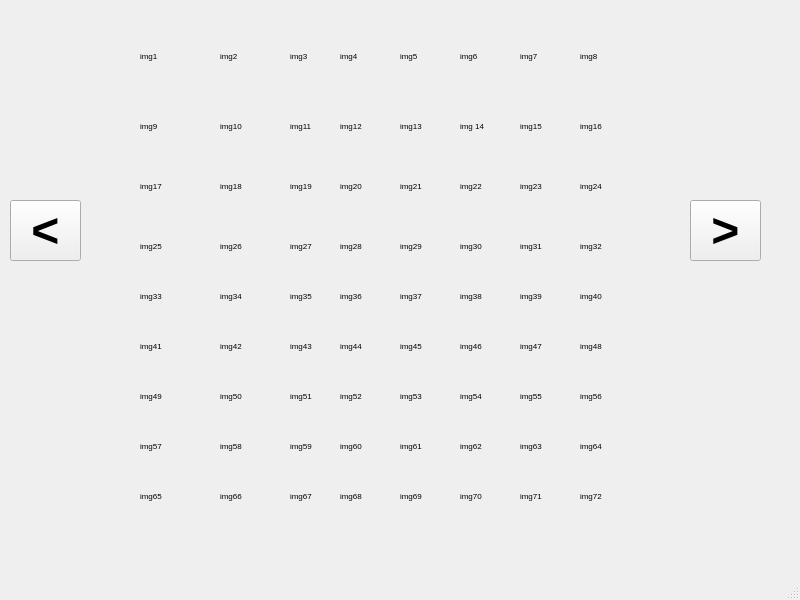
<?xml version="1.0" encoding="UTF-8"?>
<ui version="4.0">
 <class>MainWindow</class>
 <widget class="QMainWindow" name="MainWindow">
  <property name="geometry">
   <rect>
    <x>0</x>
    <y>0</y>
    <width>800</width>
    <height>600</height>
   </rect>
  </property>
  <property name="windowTitle">
   <string>MainWindow</string>
  </property>
  <widget class="QWidget" name="centralwidget">
   <widget class="QPushButton" name="btnLeft">
    <property name="geometry">
     <rect>
      <x>10</x>
      <y>200</y>
      <width>71</width>
      <height>61</height>
     </rect>
    </property>
    <property name="font">
     <font>
      <pointsize>36</pointsize>
      <weight>75</weight>
      <bold>true</bold>
     </font>
    </property>
    <property name="text">
     <string>&lt;</string>
    </property>
   </widget>
   <widget class="QPushButton" name="btnRight">
    <property name="geometry">
     <rect>
      <x>690</x>
      <y>200</y>
      <width>71</width>
      <height>61</height>
     </rect>
    </property>
    <property name="font">
     <font>
      <pointsize>36</pointsize>
      <weight>75</weight>
      <bold>true</bold>
     </font>
    </property>
    <property name="text">
     <string>&gt;</string>
    </property>
   </widget>
   <widget class="QLabel" name="img1">
    <property name="geometry">
     <rect>
      <x>140</x>
      <y>40</y>
      <width>31</width>
      <height>31</height>
     </rect>
    </property>
    <property name="font">
     <font>
      <pointsize>6</pointsize>
     </font>
    </property>
    <property name="text">
     <string>img1</string>
    </property>
   </widget>
   <widget class="QLabel" name="img2">
    <property name="geometry">
     <rect>
      <x>220</x>
      <y>40</y>
      <width>31</width>
      <height>31</height>
     </rect>
    </property>
    <property name="font">
     <font>
      <pointsize>6</pointsize>
     </font>
    </property>
    <property name="text">
     <string>img2</string>
    </property>
   </widget>
   <widget class="QLabel" name="img3">
    <property name="geometry">
     <rect>
      <x>290</x>
      <y>40</y>
      <width>31</width>
      <height>31</height>
     </rect>
    </property>
    <property name="font">
     <font>
      <pointsize>6</pointsize>
     </font>
    </property>
    <property name="text">
     <string>img3</string>
    </property>
   </widget>
   <widget class="QLabel" name="img4">
    <property name="geometry">
     <rect>
      <x>340</x>
      <y>40</y>
      <width>31</width>
      <height>31</height>
     </rect>
    </property>
    <property name="font">
     <font>
      <pointsize>6</pointsize>
     </font>
    </property>
    <property name="text">
     <string>img4</string>
    </property>
   </widget>
   <widget class="QLabel" name="img6">
    <property name="geometry">
     <rect>
      <x>460</x>
      <y>40</y>
      <width>31</width>
      <height>31</height>
     </rect>
    </property>
    <property name="font">
     <font>
      <pointsize>6</pointsize>
     </font>
    </property>
    <property name="text">
     <string>img6</string>
    </property>
   </widget>
   <widget class="QLabel" name="img8">
    <property name="geometry">
     <rect>
      <x>580</x>
      <y>40</y>
      <width>31</width>
      <height>31</height>
     </rect>
    </property>
    <property name="font">
     <font>
      <pointsize>6</pointsize>
     </font>
    </property>
    <property name="text">
     <string>img8</string>
    </property>
   </widget>
   <widget class="QLabel" name="img5">
    <property name="geometry">
     <rect>
      <x>400</x>
      <y>40</y>
      <width>31</width>
      <height>31</height>
     </rect>
    </property>
    <property name="font">
     <font>
      <pointsize>6</pointsize>
     </font>
    </property>
    <property name="text">
     <string>img5</string>
    </property>
   </widget>
   <widget class="QLabel" name="img7">
    <property name="geometry">
     <rect>
      <x>520</x>
      <y>40</y>
      <width>31</width>
      <height>31</height>
     </rect>
    </property>
    <property name="font">
     <font>
      <pointsize>6</pointsize>
     </font>
    </property>
    <property name="text">
     <string>img7</string>
    </property>
   </widget>
   <widget class="QLabel" name="img10">
    <property name="geometry">
     <rect>
      <x>220</x>
      <y>110</y>
      <width>31</width>
      <height>31</height>
     </rect>
    </property>
    <property name="font">
     <font>
      <pointsize>6</pointsize>
     </font>
    </property>
    <property name="text">
     <string>img10</string>
    </property>
   </widget>
   <widget class="QLabel" name="img12">
    <property name="geometry">
     <rect>
      <x>340</x>
      <y>110</y>
      <width>31</width>
      <height>31</height>
     </rect>
    </property>
    <property name="font">
     <font>
      <pointsize>6</pointsize>
     </font>
    </property>
    <property name="text">
     <string>img12</string>
    </property>
   </widget>
   <widget class="QLabel" name="img16">
    <property name="geometry">
     <rect>
      <x>580</x>
      <y>110</y>
      <width>31</width>
      <height>31</height>
     </rect>
    </property>
    <property name="font">
     <font>
      <pointsize>6</pointsize>
     </font>
    </property>
    <property name="text">
     <string>img16</string>
    </property>
   </widget>
   <widget class="QLabel" name="img13">
    <property name="geometry">
     <rect>
      <x>400</x>
      <y>110</y>
      <width>31</width>
      <height>31</height>
     </rect>
    </property>
    <property name="font">
     <font>
      <pointsize>6</pointsize>
     </font>
    </property>
    <property name="text">
     <string>img13</string>
    </property>
   </widget>
   <widget class="QLabel" name="img9">
    <property name="geometry">
     <rect>
      <x>140</x>
      <y>110</y>
      <width>31</width>
      <height>31</height>
     </rect>
    </property>
    <property name="font">
     <font>
      <pointsize>6</pointsize>
     </font>
    </property>
    <property name="text">
     <string>img9</string>
    </property>
   </widget>
   <widget class="QLabel" name="img11">
    <property name="geometry">
     <rect>
      <x>290</x>
      <y>110</y>
      <width>31</width>
      <height>31</height>
     </rect>
    </property>
    <property name="font">
     <font>
      <pointsize>6</pointsize>
     </font>
    </property>
    <property name="text">
     <string>img11</string>
    </property>
   </widget>
   <widget class="QLabel" name="img14">
    <property name="geometry">
     <rect>
      <x>460</x>
      <y>110</y>
      <width>31</width>
      <height>31</height>
     </rect>
    </property>
    <property name="font">
     <font>
      <pointsize>6</pointsize>
     </font>
    </property>
    <property name="text">
     <string>img 14</string>
    </property>
   </widget>
   <widget class="QLabel" name="img15">
    <property name="geometry">
     <rect>
      <x>520</x>
      <y>110</y>
      <width>31</width>
      <height>31</height>
     </rect>
    </property>
    <property name="font">
     <font>
      <pointsize>6</pointsize>
     </font>
    </property>
    <property name="text">
     <string>img15</string>
    </property>
   </widget>
   <widget class="QLabel" name="img24">
    <property name="geometry">
     <rect>
      <x>580</x>
      <y>170</y>
      <width>31</width>
      <height>31</height>
     </rect>
    </property>
    <property name="font">
     <font>
      <pointsize>6</pointsize>
     </font>
    </property>
    <property name="text">
     <string>img24</string>
    </property>
   </widget>
   <widget class="QLabel" name="img18">
    <property name="geometry">
     <rect>
      <x>220</x>
      <y>170</y>
      <width>31</width>
      <height>31</height>
     </rect>
    </property>
    <property name="font">
     <font>
      <pointsize>6</pointsize>
     </font>
    </property>
    <property name="text">
     <string>img18</string>
    </property>
   </widget>
   <widget class="QLabel" name="img22">
    <property name="geometry">
     <rect>
      <x>460</x>
      <y>170</y>
      <width>31</width>
      <height>31</height>
     </rect>
    </property>
    <property name="font">
     <font>
      <pointsize>6</pointsize>
     </font>
    </property>
    <property name="text">
     <string>img22</string>
    </property>
   </widget>
   <widget class="QLabel" name="img17">
    <property name="geometry">
     <rect>
      <x>140</x>
      <y>170</y>
      <width>31</width>
      <height>31</height>
     </rect>
    </property>
    <property name="font">
     <font>
      <pointsize>6</pointsize>
     </font>
    </property>
    <property name="text">
     <string>img17</string>
    </property>
   </widget>
   <widget class="QLabel" name="img20">
    <property name="geometry">
     <rect>
      <x>340</x>
      <y>170</y>
      <width>31</width>
      <height>31</height>
     </rect>
    </property>
    <property name="font">
     <font>
      <pointsize>6</pointsize>
     </font>
    </property>
    <property name="text">
     <string>img20</string>
    </property>
   </widget>
   <widget class="QLabel" name="img19">
    <property name="geometry">
     <rect>
      <x>290</x>
      <y>170</y>
      <width>31</width>
      <height>31</height>
     </rect>
    </property>
    <property name="font">
     <font>
      <pointsize>6</pointsize>
     </font>
    </property>
    <property name="text">
     <string>img19</string>
    </property>
   </widget>
   <widget class="QLabel" name="img21">
    <property name="geometry">
     <rect>
      <x>400</x>
      <y>170</y>
      <width>31</width>
      <height>31</height>
     </rect>
    </property>
    <property name="font">
     <font>
      <pointsize>6</pointsize>
     </font>
    </property>
    <property name="text">
     <string>img21</string>
    </property>
   </widget>
   <widget class="QLabel" name="img23">
    <property name="geometry">
     <rect>
      <x>520</x>
      <y>170</y>
      <width>31</width>
      <height>31</height>
     </rect>
    </property>
    <property name="font">
     <font>
      <pointsize>6</pointsize>
     </font>
    </property>
    <property name="text">
     <string>img23</string>
    </property>
   </widget>
   <widget class="QLabel" name="img30">
    <property name="geometry">
     <rect>
      <x>460</x>
      <y>230</y>
      <width>31</width>
      <height>31</height>
     </rect>
    </property>
    <property name="font">
     <font>
      <pointsize>6</pointsize>
     </font>
    </property>
    <property name="text">
     <string>img30</string>
    </property>
   </widget>
   <widget class="QLabel" name="img27">
    <property name="geometry">
     <rect>
      <x>290</x>
      <y>230</y>
      <width>31</width>
      <height>31</height>
     </rect>
    </property>
    <property name="font">
     <font>
      <pointsize>6</pointsize>
     </font>
    </property>
    <property name="text">
     <string>img27</string>
    </property>
   </widget>
   <widget class="QLabel" name="img26">
    <property name="geometry">
     <rect>
      <x>220</x>
      <y>230</y>
      <width>31</width>
      <height>31</height>
     </rect>
    </property>
    <property name="font">
     <font>
      <pointsize>6</pointsize>
     </font>
    </property>
    <property name="text">
     <string>img26</string>
    </property>
   </widget>
   <widget class="QLabel" name="img28">
    <property name="geometry">
     <rect>
      <x>340</x>
      <y>230</y>
      <width>31</width>
      <height>31</height>
     </rect>
    </property>
    <property name="font">
     <font>
      <pointsize>6</pointsize>
     </font>
    </property>
    <property name="text">
     <string>img28</string>
    </property>
   </widget>
   <widget class="QLabel" name="img31">
    <property name="geometry">
     <rect>
      <x>520</x>
      <y>230</y>
      <width>31</width>
      <height>31</height>
     </rect>
    </property>
    <property name="font">
     <font>
      <pointsize>6</pointsize>
     </font>
    </property>
    <property name="text">
     <string>img31</string>
    </property>
   </widget>
   <widget class="QLabel" name="img29">
    <property name="geometry">
     <rect>
      <x>400</x>
      <y>230</y>
      <width>31</width>
      <height>31</height>
     </rect>
    </property>
    <property name="font">
     <font>
      <pointsize>6</pointsize>
     </font>
    </property>
    <property name="text">
     <string>img29</string>
    </property>
   </widget>
   <widget class="QLabel" name="img32">
    <property name="geometry">
     <rect>
      <x>580</x>
      <y>230</y>
      <width>31</width>
      <height>31</height>
     </rect>
    </property>
    <property name="font">
     <font>
      <pointsize>6</pointsize>
     </font>
    </property>
    <property name="text">
     <string>img32</string>
    </property>
   </widget>
   <widget class="QLabel" name="img25">
    <property name="geometry">
     <rect>
      <x>140</x>
      <y>230</y>
      <width>31</width>
      <height>31</height>
     </rect>
    </property>
    <property name="font">
     <font>
      <pointsize>6</pointsize>
     </font>
    </property>
    <property name="text">
     <string>img25</string>
    </property>
   </widget>
   <widget class="QLabel" name="img38">
    <property name="geometry">
     <rect>
      <x>460</x>
      <y>280</y>
      <width>31</width>
      <height>31</height>
     </rect>
    </property>
    <property name="font">
     <font>
      <pointsize>6</pointsize>
     </font>
    </property>
    <property name="text">
     <string>img38</string>
    </property>
   </widget>
   <widget class="QLabel" name="img35">
    <property name="geometry">
     <rect>
      <x>290</x>
      <y>280</y>
      <width>31</width>
      <height>31</height>
     </rect>
    </property>
    <property name="font">
     <font>
      <pointsize>6</pointsize>
     </font>
    </property>
    <property name="text">
     <string>img35</string>
    </property>
   </widget>
   <widget class="QLabel" name="img37">
    <property name="geometry">
     <rect>
      <x>400</x>
      <y>280</y>
      <width>31</width>
      <height>31</height>
     </rect>
    </property>
    <property name="font">
     <font>
      <pointsize>6</pointsize>
     </font>
    </property>
    <property name="text">
     <string>img37</string>
    </property>
   </widget>
   <widget class="QLabel" name="img34">
    <property name="geometry">
     <rect>
      <x>220</x>
      <y>280</y>
      <width>31</width>
      <height>31</height>
     </rect>
    </property>
    <property name="font">
     <font>
      <pointsize>6</pointsize>
     </font>
    </property>
    <property name="text">
     <string>img34</string>
    </property>
   </widget>
   <widget class="QLabel" name="img39">
    <property name="geometry">
     <rect>
      <x>520</x>
      <y>280</y>
      <width>31</width>
      <height>31</height>
     </rect>
    </property>
    <property name="font">
     <font>
      <pointsize>6</pointsize>
     </font>
    </property>
    <property name="text">
     <string>img39</string>
    </property>
   </widget>
   <widget class="QLabel" name="img33">
    <property name="geometry">
     <rect>
      <x>140</x>
      <y>280</y>
      <width>31</width>
      <height>31</height>
     </rect>
    </property>
    <property name="font">
     <font>
      <pointsize>6</pointsize>
     </font>
    </property>
    <property name="text">
     <string>img33</string>
    </property>
   </widget>
   <widget class="QLabel" name="img36">
    <property name="geometry">
     <rect>
      <x>340</x>
      <y>280</y>
      <width>31</width>
      <height>31</height>
     </rect>
    </property>
    <property name="font">
     <font>
      <pointsize>6</pointsize>
     </font>
    </property>
    <property name="text">
     <string>img36</string>
    </property>
   </widget>
   <widget class="QLabel" name="img40">
    <property name="geometry">
     <rect>
      <x>580</x>
      <y>280</y>
      <width>31</width>
      <height>31</height>
     </rect>
    </property>
    <property name="font">
     <font>
      <pointsize>6</pointsize>
     </font>
    </property>
    <property name="text">
     <string>img40</string>
    </property>
   </widget>
   <widget class="QLabel" name="img46">
    <property name="geometry">
     <rect>
      <x>460</x>
      <y>330</y>
      <width>31</width>
      <height>31</height>
     </rect>
    </property>
    <property name="font">
     <font>
      <pointsize>6</pointsize>
     </font>
    </property>
    <property name="text">
     <string>img46</string>
    </property>
   </widget>
   <widget class="QLabel" name="img48">
    <property name="geometry">
     <rect>
      <x>580</x>
      <y>330</y>
      <width>31</width>
      <height>31</height>
     </rect>
    </property>
    <property name="font">
     <font>
      <pointsize>6</pointsize>
     </font>
    </property>
    <property name="text">
     <string>img48</string>
    </property>
   </widget>
   <widget class="QLabel" name="img45">
    <property name="geometry">
     <rect>
      <x>400</x>
      <y>330</y>
      <width>31</width>
      <height>31</height>
     </rect>
    </property>
    <property name="font">
     <font>
      <pointsize>6</pointsize>
     </font>
    </property>
    <property name="text">
     <string>img45</string>
    </property>
   </widget>
   <widget class="QLabel" name="img43">
    <property name="geometry">
     <rect>
      <x>290</x>
      <y>330</y>
      <width>31</width>
      <height>31</height>
     </rect>
    </property>
    <property name="font">
     <font>
      <pointsize>6</pointsize>
     </font>
    </property>
    <property name="text">
     <string>img43</string>
    </property>
   </widget>
   <widget class="QLabel" name="img42">
    <property name="geometry">
     <rect>
      <x>220</x>
      <y>330</y>
      <width>31</width>
      <height>31</height>
     </rect>
    </property>
    <property name="font">
     <font>
      <pointsize>6</pointsize>
     </font>
    </property>
    <property name="text">
     <string>img42</string>
    </property>
   </widget>
   <widget class="QLabel" name="img47">
    <property name="geometry">
     <rect>
      <x>520</x>
      <y>330</y>
      <width>31</width>
      <height>31</height>
     </rect>
    </property>
    <property name="font">
     <font>
      <pointsize>6</pointsize>
     </font>
    </property>
    <property name="text">
     <string>img47</string>
    </property>
   </widget>
   <widget class="QLabel" name="img41">
    <property name="geometry">
     <rect>
      <x>140</x>
      <y>330</y>
      <width>31</width>
      <height>31</height>
     </rect>
    </property>
    <property name="font">
     <font>
      <pointsize>6</pointsize>
     </font>
    </property>
    <property name="text">
     <string>img41</string>
    </property>
   </widget>
   <widget class="QLabel" name="img44">
    <property name="geometry">
     <rect>
      <x>340</x>
      <y>330</y>
      <width>31</width>
      <height>31</height>
     </rect>
    </property>
    <property name="font">
     <font>
      <pointsize>6</pointsize>
     </font>
    </property>
    <property name="text">
     <string>img44</string>
    </property>
   </widget>
   <widget class="QLabel" name="img56">
    <property name="geometry">
     <rect>
      <x>580</x>
      <y>380</y>
      <width>31</width>
      <height>31</height>
     </rect>
    </property>
    <property name="font">
     <font>
      <pointsize>6</pointsize>
     </font>
    </property>
    <property name="text">
     <string>img56</string>
    </property>
   </widget>
   <widget class="QLabel" name="img49">
    <property name="geometry">
     <rect>
      <x>140</x>
      <y>380</y>
      <width>31</width>
      <height>31</height>
     </rect>
    </property>
    <property name="font">
     <font>
      <pointsize>6</pointsize>
     </font>
    </property>
    <property name="text">
     <string>img49</string>
    </property>
   </widget>
   <widget class="QLabel" name="img52">
    <property name="geometry">
     <rect>
      <x>340</x>
      <y>380</y>
      <width>31</width>
      <height>31</height>
     </rect>
    </property>
    <property name="font">
     <font>
      <pointsize>6</pointsize>
     </font>
    </property>
    <property name="text">
     <string>img52</string>
    </property>
   </widget>
   <widget class="QLabel" name="img54">
    <property name="geometry">
     <rect>
      <x>460</x>
      <y>380</y>
      <width>31</width>
      <height>31</height>
     </rect>
    </property>
    <property name="font">
     <font>
      <pointsize>6</pointsize>
     </font>
    </property>
    <property name="text">
     <string>img54</string>
    </property>
   </widget>
   <widget class="QLabel" name="img51">
    <property name="geometry">
     <rect>
      <x>290</x>
      <y>380</y>
      <width>31</width>
      <height>31</height>
     </rect>
    </property>
    <property name="font">
     <font>
      <pointsize>6</pointsize>
     </font>
    </property>
    <property name="text">
     <string>img51</string>
    </property>
   </widget>
   <widget class="QLabel" name="img50">
    <property name="geometry">
     <rect>
      <x>220</x>
      <y>380</y>
      <width>31</width>
      <height>31</height>
     </rect>
    </property>
    <property name="font">
     <font>
      <pointsize>6</pointsize>
     </font>
    </property>
    <property name="text">
     <string>img50</string>
    </property>
   </widget>
   <widget class="QLabel" name="img55">
    <property name="geometry">
     <rect>
      <x>520</x>
      <y>380</y>
      <width>31</width>
      <height>31</height>
     </rect>
    </property>
    <property name="font">
     <font>
      <pointsize>6</pointsize>
     </font>
    </property>
    <property name="text">
     <string>img55</string>
    </property>
   </widget>
   <widget class="QLabel" name="img53">
    <property name="geometry">
     <rect>
      <x>400</x>
      <y>380</y>
      <width>31</width>
      <height>31</height>
     </rect>
    </property>
    <property name="font">
     <font>
      <pointsize>6</pointsize>
     </font>
    </property>
    <property name="text">
     <string>img53</string>
    </property>
   </widget>
   <widget class="QLabel" name="img64">
    <property name="geometry">
     <rect>
      <x>580</x>
      <y>430</y>
      <width>31</width>
      <height>31</height>
     </rect>
    </property>
    <property name="font">
     <font>
      <pointsize>6</pointsize>
     </font>
    </property>
    <property name="text">
     <string>img64</string>
    </property>
   </widget>
   <widget class="QLabel" name="img63">
    <property name="geometry">
     <rect>
      <x>520</x>
      <y>430</y>
      <width>31</width>
      <height>31</height>
     </rect>
    </property>
    <property name="font">
     <font>
      <pointsize>6</pointsize>
     </font>
    </property>
    <property name="text">
     <string>img63</string>
    </property>
   </widget>
   <widget class="QLabel" name="img58">
    <property name="geometry">
     <rect>
      <x>220</x>
      <y>430</y>
      <width>31</width>
      <height>31</height>
     </rect>
    </property>
    <property name="font">
     <font>
      <pointsize>6</pointsize>
     </font>
    </property>
    <property name="text">
     <string>img58</string>
    </property>
   </widget>
   <widget class="QLabel" name="img62">
    <property name="geometry">
     <rect>
      <x>460</x>
      <y>430</y>
      <width>31</width>
      <height>31</height>
     </rect>
    </property>
    <property name="font">
     <font>
      <pointsize>6</pointsize>
     </font>
    </property>
    <property name="text">
     <string>img62</string>
    </property>
   </widget>
   <widget class="QLabel" name="img60">
    <property name="geometry">
     <rect>
      <x>340</x>
      <y>430</y>
      <width>31</width>
      <height>31</height>
     </rect>
    </property>
    <property name="font">
     <font>
      <pointsize>6</pointsize>
     </font>
    </property>
    <property name="text">
     <string>img60</string>
    </property>
   </widget>
   <widget class="QLabel" name="img61">
    <property name="geometry">
     <rect>
      <x>400</x>
      <y>430</y>
      <width>31</width>
      <height>31</height>
     </rect>
    </property>
    <property name="font">
     <font>
      <pointsize>6</pointsize>
     </font>
    </property>
    <property name="text">
     <string>img61</string>
    </property>
   </widget>
   <widget class="QLabel" name="img57">
    <property name="geometry">
     <rect>
      <x>140</x>
      <y>430</y>
      <width>31</width>
      <height>31</height>
     </rect>
    </property>
    <property name="font">
     <font>
      <pointsize>6</pointsize>
     </font>
    </property>
    <property name="text">
     <string>img57</string>
    </property>
   </widget>
   <widget class="QLabel" name="img59">
    <property name="geometry">
     <rect>
      <x>290</x>
      <y>430</y>
      <width>31</width>
      <height>31</height>
     </rect>
    </property>
    <property name="font">
     <font>
      <pointsize>6</pointsize>
     </font>
    </property>
    <property name="text">
     <string>img59</string>
    </property>
   </widget>
   <widget class="QLabel" name="img67">
    <property name="geometry">
     <rect>
      <x>290</x>
      <y>480</y>
      <width>31</width>
      <height>31</height>
     </rect>
    </property>
    <property name="font">
     <font>
      <pointsize>6</pointsize>
     </font>
    </property>
    <property name="text">
     <string>img67</string>
    </property>
   </widget>
   <widget class="QLabel" name="img72">
    <property name="geometry">
     <rect>
      <x>580</x>
      <y>480</y>
      <width>31</width>
      <height>31</height>
     </rect>
    </property>
    <property name="font">
     <font>
      <pointsize>6</pointsize>
     </font>
    </property>
    <property name="text">
     <string>img72</string>
    </property>
   </widget>
   <widget class="QLabel" name="img70">
    <property name="geometry">
     <rect>
      <x>460</x>
      <y>480</y>
      <width>31</width>
      <height>31</height>
     </rect>
    </property>
    <property name="font">
     <font>
      <pointsize>6</pointsize>
     </font>
    </property>
    <property name="text">
     <string>img70</string>
    </property>
   </widget>
   <widget class="QLabel" name="img71">
    <property name="geometry">
     <rect>
      <x>520</x>
      <y>480</y>
      <width>31</width>
      <height>31</height>
     </rect>
    </property>
    <property name="font">
     <font>
      <pointsize>6</pointsize>
     </font>
    </property>
    <property name="text">
     <string>img71</string>
    </property>
   </widget>
   <widget class="QLabel" name="img66">
    <property name="geometry">
     <rect>
      <x>220</x>
      <y>480</y>
      <width>31</width>
      <height>31</height>
     </rect>
    </property>
    <property name="font">
     <font>
      <pointsize>6</pointsize>
     </font>
    </property>
    <property name="text">
     <string>img66</string>
    </property>
   </widget>
   <widget class="QLabel" name="img69">
    <property name="geometry">
     <rect>
      <x>400</x>
      <y>480</y>
      <width>31</width>
      <height>31</height>
     </rect>
    </property>
    <property name="font">
     <font>
      <pointsize>6</pointsize>
     </font>
    </property>
    <property name="text">
     <string>img69</string>
    </property>
   </widget>
   <widget class="QLabel" name="img68">
    <property name="geometry">
     <rect>
      <x>340</x>
      <y>480</y>
      <width>31</width>
      <height>31</height>
     </rect>
    </property>
    <property name="font">
     <font>
      <pointsize>6</pointsize>
     </font>
    </property>
    <property name="text">
     <string>img68</string>
    </property>
   </widget>
   <widget class="QLabel" name="img65">
    <property name="geometry">
     <rect>
      <x>140</x>
      <y>480</y>
      <width>31</width>
      <height>31</height>
     </rect>
    </property>
    <property name="font">
     <font>
      <pointsize>6</pointsize>
     </font>
    </property>
    <property name="text">
     <string>img65</string>
    </property>
   </widget>
  </widget>
  <widget class="QMenuBar" name="menubar">
   <property name="geometry">
    <rect>
     <x>0</x>
     <y>0</y>
     <width>800</width>
     <height>26</height>
    </rect>
   </property>
  </widget>
  <widget class="QStatusBar" name="statusbar"/>
 </widget>
 <resources/>
 <connections/>
</ui>
